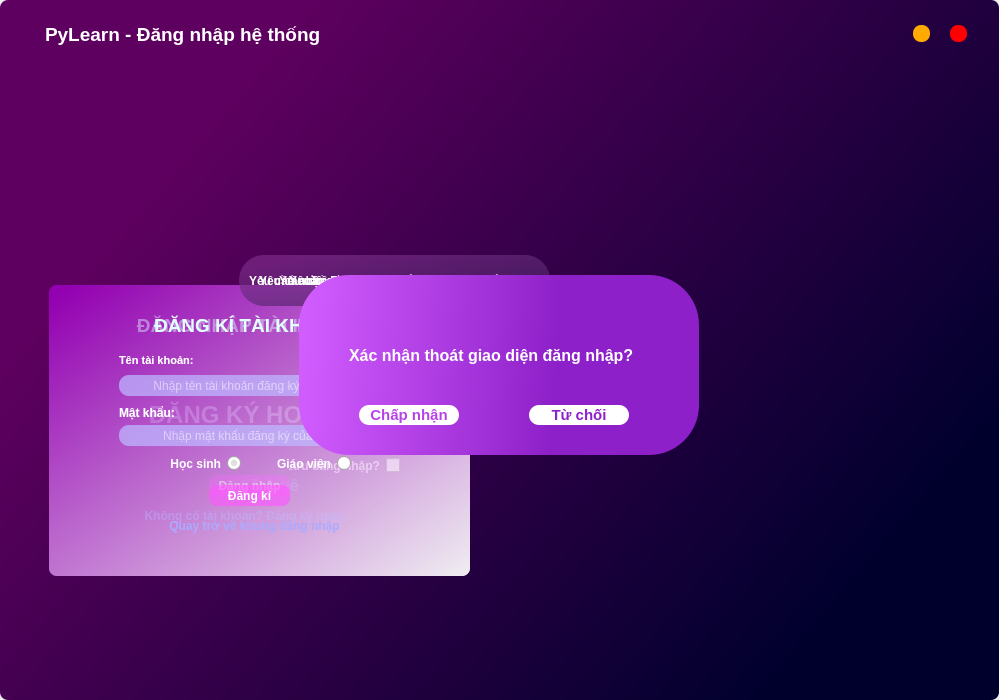
<?xml version="1.0" encoding="UTF-8"?>
<ui version="4.0">
 <class>MainWindow</class>
 <widget class="QMainWindow" name="MainWindow">
  <property name="geometry">
   <rect>
    <x>0</x>
    <y>0</y>
    <width>999</width>
    <height>700</height>
   </rect>
  </property>
  <property name="sizePolicy">
   <sizepolicy hsizetype="Fixed" vsizetype="Fixed">
    <horstretch>0</horstretch>
    <verstretch>0</verstretch>
   </sizepolicy>
  </property>
  <property name="minimumSize">
   <size>
    <width>700</width>
    <height>500</height>
   </size>
  </property>
  <property name="maximumSize">
   <size>
    <width>1000</width>
    <height>700</height>
   </size>
  </property>
  <property name="font">
   <font>
    <kerning>true</kerning>
   </font>
  </property>
  <property name="windowTitle">
   <string>MainWindow</string>
  </property>
  <property name="windowOpacity">
   <double>1.000000000000000</double>
  </property>
  <property name="styleSheet">
   <string notr="true">border-radius: 8px;
background-color:none;</string>
  </property>
  <widget class="QWidget" name="Form">
   <layout class="QHBoxLayout" name="horizontalLayout">
    <property name="spacing">
     <number>0</number>
    </property>
    <property name="sizeConstraint">
     <enum>QLayout::SetDefaultConstraint</enum>
    </property>
    <property name="leftMargin">
     <number>0</number>
    </property>
    <property name="topMargin">
     <number>0</number>
    </property>
    <property name="rightMargin">
     <number>0</number>
    </property>
    <property name="bottomMargin">
     <number>0</number>
    </property>
    <item>
     <widget class="QFrame" name="bg_frame">
      <property name="layoutDirection">
       <enum>Qt::RightToLeft</enum>
      </property>
      <property name="styleSheet">
       <string notr="true">QFrame{
	background-color: qlineargradient(spread:pad, x1:0, y1:0, x2:1, y2:0.591, stop:0.227273 rgba(94, 0, 95, 255), stop:1 rgba(0, 0, 45, 255));
 border: none;
}</string>
      </property>
      <property name="frameShape">
       <enum>QFrame::StyledPanel</enum>
      </property>
      <property name="frameShadow">
       <enum>QFrame::Raised</enum>
      </property>
      <layout class="QGridLayout" name="gridLayout">
       <item row="0" column="0">
        <widget class="QFrame" name="title_bar">
         <property name="minimumSize">
          <size>
           <width>0</width>
           <height>20</height>
          </size>
         </property>
         <property name="maximumSize">
          <size>
           <width>16777215</width>
           <height>60</height>
          </size>
         </property>
         <property name="layoutDirection">
          <enum>Qt::RightToLeft</enum>
         </property>
         <property name="styleSheet">
          <string notr="true">background-color:none;</string>
         </property>
         <property name="frameShape">
          <enum>QFrame::NoFrame</enum>
         </property>
         <property name="frameShadow">
          <enum>QFrame::Raised</enum>
         </property>
         <layout class="QHBoxLayout" name="horizontalLayout_3">
          <property name="leftMargin">
           <number>0</number>
          </property>
          <property name="topMargin">
           <number>0</number>
          </property>
          <property name="rightMargin">
           <number>0</number>
          </property>
          <item>
           <widget class="QFrame" name="btn_frame">
            <property name="maximumSize">
             <size>
              <width>100</width>
              <height>50</height>
             </size>
            </property>
            <property name="styleSheet">
             <string notr="true">background-color: none;</string>
            </property>
            <property name="frameShape">
             <enum>QFrame::StyledPanel</enum>
            </property>
            <property name="frameShadow">
             <enum>QFrame::Raised</enum>
            </property>
            <layout class="QHBoxLayout" name="horizontalLayout_2">
             <item>
              <widget class="QPushButton" name="btn_quit">
               <property name="minimumSize">
                <size>
                 <width>15</width>
                 <height>15</height>
                </size>
               </property>
               <property name="maximumSize">
                <size>
                 <width>17</width>
                 <height>17</height>
                </size>
               </property>
               <property name="toolTip">
                <string>Close</string>
               </property>
               <property name="styleSheet">
                <string notr="true">QPushButton {
	border: none;
	border-radius: 8px;
	background-color: rgb(255, 0, 0);
}
QPushButton:hover {
	background-color: rgba(255, 0, 0, 150);
}</string>
               </property>
               <property name="text">
                <string/>
               </property>
              </widget>
             </item>
             <item>
              <widget class="QPushButton" name="btn_minimize">
               <property name="minimumSize">
                <size>
                 <width>15</width>
                 <height>15</height>
                </size>
               </property>
               <property name="maximumSize">
                <size>
                 <width>17</width>
                 <height>17</height>
                </size>
               </property>
               <property name="toolTip">
                <string>Minimize</string>
               </property>
               <property name="styleSheet">
                <string notr="true">QPushButton {
	border: none;
	border-radius: 8px;
	background-color: rgb(255, 170, 0);
}
QPushButton:hover {
	background-color: rgba(255, 170, 0, 150);
}</string>
               </property>
               <property name="text">
                <string/>
               </property>
              </widget>
             </item>
            </layout>
           </widget>
          </item>
          <item>
           <widget class="QLabel" name="label_11">
            <property name="enabled">
             <bool>true</bool>
            </property>
            <property name="font">
             <font>
              <pointsize>14</pointsize>
             </font>
            </property>
            <property name="styleSheet">
             <string notr="true">color: rgb(255, 255, 255);
background-color: none;
text-align: left;
</string>
            </property>
            <property name="text">
             <string>&lt;html&gt;&lt;head/&gt;&lt;body&gt;&lt;p&gt;&lt;span style=&quot; font-weight:600;&quot;&gt;PyLearn - Đăng nhập hệ thống&lt;/span&gt;&lt;/p&gt;&lt;/body&gt;&lt;/html&gt;</string>
            </property>
            <property name="alignment">
             <set>Qt::AlignLeading|Qt::AlignLeft|Qt::AlignVCenter</set>
            </property>
           </widget>
          </item>
         </layout>
        </widget>
       </item>
       <item row="1" column="0" colspan="2">
        <widget class="QFrame" name="frame">
         <property name="enabled">
          <bool>true</bool>
         </property>
         <property name="contextMenuPolicy">
          <enum>Qt::DefaultContextMenu</enum>
         </property>
         <property name="toolTipDuration">
          <number>-1</number>
         </property>
         <property name="styleSheet">
          <string notr="true">background-color: none;
border: none;</string>
         </property>
         <property name="frameShape">
          <enum>QFrame::StyledPanel</enum>
         </property>
         <property name="frameShadow">
          <enum>QFrame::Raised</enum>
         </property>
         <widget class="QFrame" name="SignIn_Frame">
          <property name="geometry">
           <rect>
            <x>40</x>
            <y>210</y>
            <width>421</width>
            <height>291</height>
           </rect>
          </property>
          <property name="font">
           <font>
            <family>Segoe UI</family>
           </font>
          </property>
          <property name="styleSheet">
           <string notr="true">QFrame { 
background-color: qlineargradient(spread:pad, x1:0, y1:0, x2:1, y2:1, stop:0.0227273 rgba(150, 0, 183, 150), stop:1 rgba(255, 255, 255, 150));
border-radius: 8px;
}</string>
          </property>
          <property name="frameShape">
           <enum>QFrame::StyledPanel</enum>
          </property>
          <property name="frameShadow">
           <enum>QFrame::Raised</enum>
          </property>
          <widget class="QLabel" name="label">
           <property name="geometry">
            <rect>
             <x>10</x>
             <y>20</y>
             <width>381</width>
             <height>41</height>
            </rect>
           </property>
           <property name="font">
            <font>
             <pointsize>14</pointsize>
            </font>
           </property>
           <property name="styleSheet">
            <string notr="true">color: rgb(225, 255, 255);
background-color: none;
text-align: center;
</string>
           </property>
           <property name="text">
            <string>&lt;STRONG&gt;ĐĂNG NHẬP TÀI KHOẢN&lt;/STRONG&gt;</string>
           </property>
           <property name="alignment">
            <set>Qt::AlignCenter</set>
           </property>
          </widget>
          <widget class="QLineEdit" name="NameBox_SI">
           <property name="geometry">
            <rect>
             <x>70</x>
             <y>90</y>
             <width>261</width>
             <height>21</height>
            </rect>
           </property>
           <property name="font">
            <font>
             <family>Segoe UI</family>
            </font>
           </property>
           <property name="styleSheet">
            <string notr="true">QLineEdit {
background-color: rgba(188, 183, 255, 160);
border-radius: 10px;
border-color: rgb(0, 255, 255);
color: rgb(255,255,255);
}
QLineEdit:hover{
border: 2px solid rgb(255, 255, 255);
}
QLineEdit:focus {
border: 2px solid rgb(255, 255, 255);
}
</string>
           </property>
           <property name="maxLength">
            <number>225</number>
           </property>
           <property name="alignment">
            <set>Qt::AlignCenter</set>
           </property>
           <property name="placeholderText">
            <string>Nhập tên tài khoản của bạn</string>
           </property>
          </widget>
          <widget class="QLineEdit" name="PassBox_SI">
           <property name="geometry">
            <rect>
             <x>70</x>
             <y>140</y>
             <width>261</width>
             <height>21</height>
            </rect>
           </property>
           <property name="font">
            <font>
             <family>Segoe UI</family>
            </font>
           </property>
           <property name="toolTip">
            <string>&lt;!DOCTYPE HTML PUBLIC &quot;-//W3C//DTD HTML 4.0//EN&quot; &quot;http://www.w3.org/TR/REC-html40/strict.dtd&quot;&gt;
&lt;html&gt;&lt;head&gt;&lt;meta name=&quot;qrichtext&quot; content=&quot;1&quot; /&gt;&lt;style type=&quot;text/css&quot;&gt;
p, li { white-space: pre-wrap; }
&lt;/style&gt;&lt;/head&gt;&lt;body style=&quot; font-family:'MS Shell Dlg 2'; font-size:8pt; font-weight:400; font-style:normal;&quot;&gt;
&lt;p style=&quot;-qt-paragraph-type:empty; margin-top:12px; margin-bottom:12px; margin-left:0px; margin-right:0px; -qt-block-indent:0; text-indent:0px;&quot;&gt;&lt;br /&gt;&lt;/p&gt;&lt;/body&gt;&lt;/html&gt;</string>
           </property>
           <property name="styleSheet">
            <string notr="true">QLineEdit {
background-color: rgba(188, 183, 255, 160);
border-radius: 10px;
border-color: rgb(0, 255, 255);
color: rgb(255,255,255);
}
QLineEdit:hover{
border: 2px solid rgb(255, 255, 255);
}
QLineEdit:focus {
border: 2px solid rgb(255, 255, 255);
}
</string>
           </property>
           <property name="locale">
            <locale language="Vietnamese" country="Vietnam"/>
           </property>
           <property name="maxLength">
            <number>225</number>
           </property>
           <property name="echoMode">
            <enum>QLineEdit::Password</enum>
           </property>
           <property name="alignment">
            <set>Qt::AlignCenter</set>
           </property>
           <property name="placeholderText">
            <string>Nhập mật khẩu của bạn</string>
           </property>
          </widget>
          <widget class="QPushButton" name="SignIn_Bt">
           <property name="geometry">
            <rect>
             <x>160</x>
             <y>190</y>
             <width>81</width>
             <height>21</height>
            </rect>
           </property>
           <property name="styleSheet">
            <string notr="true">QPushButton{
background-color: rgba(255, 85, 255,160);
border-radius: 8px;
color: rgb(255, 255, 255);
font: bold;
}
QPushButton:hover{
background-color:rgb(255, 170, 255);
}
QPushButton:focus {
background-color:rgb(255, 170, 255);
}</string>
           </property>
           <property name="text">
            <string>Đăng nhập</string>
           </property>
           <property name="flat">
            <bool>true</bool>
           </property>
          </widget>
          <widget class="QLabel" name="label_3">
           <property name="geometry">
            <rect>
             <x>70</x>
             <y>120</y>
             <width>61</width>
             <height>16</height>
            </rect>
           </property>
           <property name="font">
            <font>
             <weight>75</weight>
             <bold>true</bold>
            </font>
           </property>
           <property name="styleSheet">
            <string notr="true">background-color: none;
color: rgb(255,255,255);
</string>
           </property>
           <property name="text">
            <string>Mật khẩu:</string>
           </property>
          </widget>
          <widget class="QLabel" name="label_4">
           <property name="geometry">
            <rect>
             <x>70</x>
             <y>60</y>
             <width>101</width>
             <height>31</height>
            </rect>
           </property>
           <property name="font">
            <font>
             <pointsize>8</pointsize>
             <weight>75</weight>
             <bold>true</bold>
            </font>
           </property>
           <property name="styleSheet">
            <string notr="true">background-color: none;
color: rgb(255,255,255);
</string>
           </property>
           <property name="text">
            <string>Tên tài khoản:</string>
           </property>
          </widget>
          <widget class="QCheckBox" name="checkBox">
           <property name="geometry">
            <rect>
             <x>240</x>
             <y>170</y>
             <width>111</width>
             <height>21</height>
            </rect>
           </property>
           <property name="styleSheet">
            <string notr="true">font: bold;
color: rgb(255, 255, 255)</string>
           </property>
           <property name="text">
            <string>Lưu đăng nhập?</string>
           </property>
          </widget>
          <widget class="QPushButton" name="ConvertButton">
           <property name="geometry">
            <rect>
             <x>70</x>
             <y>220</y>
             <width>251</width>
             <height>21</height>
            </rect>
           </property>
           <property name="font">
            <font>
             <weight>75</weight>
             <italic>false</italic>
             <bold>true</bold>
             <underline>false</underline>
             <strikeout>false</strikeout>
            </font>
           </property>
           <property name="styleSheet">
            <string notr="true">QPushButton{
background-color: rgba(255, 85, 255,0);
border-radius: 8px;
color: rgb(170, 170, 255);
}
QPushButton:hover {
border-radius: 8px;
background-color: none;
color: rgb(255,255,255);
}</string>
           </property>
           <property name="text">
            <string>Không có tài khoản? Đăng ký ngay</string>
           </property>
           <property name="autoRepeat">
            <bool>true</bool>
           </property>
          </widget>
         </widget>
         <widget class="QFrame" name="Complete_Frame">
          <property name="enabled">
           <bool>true</bool>
          </property>
          <property name="geometry">
           <rect>
            <x>40</x>
            <y>210</y>
            <width>421</width>
            <height>291</height>
           </rect>
          </property>
          <property name="font">
           <font>
            <family>Segoe UI</family>
           </font>
          </property>
          <property name="styleSheet">
           <string notr="true">QFrame { 
background-color: qlineargradient(spread:pad, x1:0, y1:0, x2:1, y2:1, stop:0.0227273 rgba(150, 0, 183, 150), stop:1 rgba(255, 255, 255, 150));
border-radius: 8px;
}</string>
          </property>
          <property name="frameShape">
           <enum>QFrame::StyledPanel</enum>
          </property>
          <property name="frameShadow">
           <enum>QFrame::Raised</enum>
          </property>
          <widget class="QLabel" name="label_10">
           <property name="geometry">
            <rect>
             <x>30</x>
             <y>110</y>
             <width>381</width>
             <height>41</height>
            </rect>
           </property>
           <property name="font">
            <font>
             <pointsize>14</pointsize>
            </font>
           </property>
           <property name="styleSheet">
            <string notr="true">color: rgb(225, 255, 255);
background-color: none;
</string>
           </property>
           <property name="text">
            <string>&lt;html&gt;&lt;head/&gt;&lt;body&gt;&lt;p&gt;&lt;span style=&quot; font-size:18pt; font-weight:600;&quot;&gt;ĐĂNG KÝ HOÀN TẤT&lt;/span&gt;&lt;/p&gt;&lt;/body&gt;&lt;/html&gt;</string>
           </property>
           <property name="alignment">
            <set>Qt::AlignCenter</set>
           </property>
          </widget>
          <widget class="QPushButton" name="ConvertButton_4">
           <property name="enabled">
            <bool>true</bool>
           </property>
           <property name="geometry">
            <rect>
             <x>100</x>
             <y>190</y>
             <width>251</width>
             <height>21</height>
            </rect>
           </property>
           <property name="font">
            <font>
             <pointsize>12</pointsize>
             <weight>75</weight>
             <italic>false</italic>
             <bold>true</bold>
             <underline>false</underline>
             <strikeout>false</strikeout>
            </font>
           </property>
           <property name="styleSheet">
            <string notr="true">QPushButton{
background-color: rgba(255, 85, 255,0);
border-radius: 8px;
color: rgb(170, 170, 255);
}
QPushButton:hover {
background-color: none;
color: rgb(255,255,255);
}</string>
           </property>
           <property name="text">
            <string>Trở về</string>
           </property>
           <property name="autoRepeat">
            <bool>true</bool>
           </property>
          </widget>
         </widget>
         <widget class="QFrame" name="SignUp_Frame">
          <property name="enabled">
           <bool>true</bool>
          </property>
          <property name="geometry">
           <rect>
            <x>40</x>
            <y>210</y>
            <width>421</width>
            <height>291</height>
           </rect>
          </property>
          <property name="font">
           <font>
            <family>Segoe UI</family>
           </font>
          </property>
          <property name="contextMenuPolicy">
           <enum>Qt::DefaultContextMenu</enum>
          </property>
          <property name="toolTip">
           <string notr="true"/>
          </property>
          <property name="toolTipDuration">
           <number>10</number>
          </property>
          <property name="styleSheet">
           <string notr="true">QFrame { 
background-color: qlineargradient(spread:pad, x1:0, y1:0, x2:1, y2:1, stop:0.0227273 rgba(150, 0, 183, 150), stop:1 rgba(255, 255, 255, 150));
border-radius: 8px;
}</string>
          </property>
          <property name="frameShape">
           <enum>QFrame::StyledPanel</enum>
          </property>
          <property name="frameShadow">
           <enum>QFrame::Raised</enum>
          </property>
          <widget class="QLabel" name="label_7">
           <property name="enabled">
            <bool>true</bool>
           </property>
           <property name="geometry">
            <rect>
             <x>10</x>
             <y>20</y>
             <width>381</width>
             <height>41</height>
            </rect>
           </property>
           <property name="font">
            <font>
             <pointsize>14</pointsize>
            </font>
           </property>
           <property name="styleSheet">
            <string notr="true">color: rgb(225, 255, 255);
background-color: none;
text-align: center;
</string>
           </property>
           <property name="text">
            <string>&lt;html&gt;&lt;head/&gt;&lt;body&gt;&lt;p&gt;&lt;span style=&quot; font-weight:600;&quot;&gt;ĐĂNG KÍ TÀI KHOẢN&lt;/span&gt;&lt;/p&gt;&lt;/body&gt;&lt;/html&gt;</string>
           </property>
           <property name="alignment">
            <set>Qt::AlignCenter</set>
           </property>
          </widget>
          <widget class="QLineEdit" name="NameBox_SU">
           <property name="enabled">
            <bool>true</bool>
           </property>
           <property name="geometry">
            <rect>
             <x>70</x>
             <y>90</y>
             <width>261</width>
             <height>21</height>
            </rect>
           </property>
           <property name="font">
            <font>
             <family>Segoe UI</family>
            </font>
           </property>
           <property name="toolTip">
            <string notr="true">&lt;html&gt;&lt;head/&gt;&lt;body&gt;&lt;p&gt;&lt;span style=&quot; font-weight:600; color:#ff0800;&quot;&gt;Tên đăng nhập tối thiểu 6 kí tự, chứa kí tự bao gồm [0-9,a-z,A-Z,_,  ]&lt;/span&gt;&lt;/p&gt;&lt;/body&gt;&lt;/html&gt;</string>
           </property>
           <property name="styleSheet">
            <string notr="true">QLineEdit {
background-color: rgba(188, 183, 255, 160);
border-radius: 10px;
border-color: rgb(0, 255, 255);
color: rgb(255,255,255);
}
QLineEdit:hover{
border: 2px solid rgb(255, 255, 255);
}
QLineEdit:focus {
border: 2px solid rgb(255, 255, 255);
}
</string>
           </property>
           <property name="alignment">
            <set>Qt::AlignCenter</set>
           </property>
           <property name="placeholderText">
            <string>Nhập tên tài khoản đăng ký của bạn</string>
           </property>
          </widget>
          <widget class="QLineEdit" name="PassBox_SU">
           <property name="geometry">
            <rect>
             <x>70</x>
             <y>140</y>
             <width>261</width>
             <height>21</height>
            </rect>
           </property>
           <property name="font">
            <font>
             <family>Segoe UI</family>
            </font>
           </property>
           <property name="toolTip">
            <string>&lt;!DOCTYPE HTML PUBLIC &quot;-//W3C//DTD HTML 4.0//EN&quot; &quot;http://www.w3.org/TR/REC-html40/strict.dtd&quot;&gt;
&lt;html&gt;&lt;head&gt;&lt;meta name=&quot;qrichtext&quot; content=&quot;1&quot; /&gt;&lt;style type=&quot;text/css&quot;&gt;
p, li { white-space: pre-wrap; }
&lt;/style&gt;&lt;/head&gt;&lt;body style=&quot; font-family:'MS Shell Dlg 2'; font-size:8pt; font-weight:400; font-style:normal;&quot;&gt;
&lt;p style=&quot;-qt-paragraph-type:empty; margin-top:12px; margin-bottom:12px; margin-left:0px; margin-right:0px; -qt-block-indent:0; text-indent:0px;&quot;&gt;&lt;br /&gt;&lt;/p&gt;&lt;/body&gt;&lt;/html&gt;</string>
           </property>
           <property name="styleSheet">
            <string notr="true">QLineEdit {
background-color: rgba(188, 183, 255, 160);
border-radius: 10px;
border-color: rgb(0, 255, 255);
color: rgb(255,255,255);
}
QLineEdit:hover{
border: 2px solid rgb(255, 255, 255);
}
QLineEdit:focus {
border: 2px solid rgb(255, 255, 255);
}
</string>
           </property>
           <property name="maxLength">
            <number>225</number>
           </property>
           <property name="echoMode">
            <enum>QLineEdit::Password</enum>
           </property>
           <property name="alignment">
            <set>Qt::AlignCenter</set>
           </property>
           <property name="placeholderText">
            <string>Nhập mật khẩu đăng ký của bạn</string>
           </property>
          </widget>
          <widget class="QPushButton" name="SignUp_Bt">
           <property name="geometry">
            <rect>
             <x>160</x>
             <y>200</y>
             <width>81</width>
             <height>21</height>
            </rect>
           </property>
           <property name="styleSheet">
            <string notr="true">QPushButton{
background-color: rgba(255, 85, 255,160);
border-radius: 8px;
color: rgb(255, 255, 255);
font: bold;
}
QPushButton:hover{
background-color:rgb(255, 170, 255);
}
QPushButton:focus {
background-color:rgb(255, 170, 255);
}</string>
           </property>
           <property name="text">
            <string>Đăng kí</string>
           </property>
           <property name="flat">
            <bool>true</bool>
           </property>
          </widget>
          <widget class="QLabel" name="label_8">
           <property name="geometry">
            <rect>
             <x>70</x>
             <y>120</y>
             <width>61</width>
             <height>16</height>
            </rect>
           </property>
           <property name="font">
            <font>
             <weight>75</weight>
             <bold>true</bold>
            </font>
           </property>
           <property name="styleSheet">
            <string notr="true">background-color: none;
color: rgb(255,255,255);
</string>
           </property>
           <property name="text">
            <string>Mật khẩu:</string>
           </property>
          </widget>
          <widget class="QLabel" name="label_9">
           <property name="geometry">
            <rect>
             <x>70</x>
             <y>60</y>
             <width>101</width>
             <height>31</height>
            </rect>
           </property>
           <property name="font">
            <font>
             <pointsize>8</pointsize>
             <weight>75</weight>
             <bold>true</bold>
            </font>
           </property>
           <property name="styleSheet">
            <string notr="true">background-color: none;
color: rgb(255,255,255);
</string>
           </property>
           <property name="text">
            <string>Tên tài khoản:</string>
           </property>
          </widget>
          <widget class="QPushButton" name="ConvertButton_3">
           <property name="geometry">
            <rect>
             <x>80</x>
             <y>230</y>
             <width>251</width>
             <height>21</height>
            </rect>
           </property>
           <property name="font">
            <font>
             <weight>75</weight>
             <italic>false</italic>
             <bold>true</bold>
             <underline>false</underline>
             <strikeout>false</strikeout>
            </font>
           </property>
           <property name="styleSheet">
            <string notr="true">QPushButton{
background-color: rgba(255, 85, 255,0);
border-radius: 8px;
color: rgb(170, 170, 255);
}
QPushButton:hover {
border-radius: 8px;
background-color: none;
color: rgb(255,255,255);
}</string>
           </property>
           <property name="text">
            <string>Quay trở về khung đăng nhập</string>
           </property>
           <property name="autoRepeat">
            <bool>true</bool>
           </property>
          </widget>
          <widget class="QRadioButton" name="Student_SU">
           <property name="geometry">
            <rect>
             <x>110</x>
             <y>170</y>
             <width>82</width>
             <height>17</height>
            </rect>
           </property>
           <property name="styleSheet">
            <string notr="true">color: rgb(255, 255, 255);
font: bold;</string>
           </property>
           <property name="text">
            <string>Học sinh</string>
           </property>
           <property name="checked">
            <bool>true</bool>
           </property>
          </widget>
          <widget class="QRadioButton" name="Teacher_SU">
           <property name="geometry">
            <rect>
             <x>220</x>
             <y>170</y>
             <width>82</width>
             <height>17</height>
            </rect>
           </property>
           <property name="styleSheet">
            <string notr="true">font: bold;
color: rgb(255, 255, 255)</string>
           </property>
           <property name="text">
            <string>Giáo viên</string>
           </property>
          </widget>
          <zorder>ConvertButton_3</zorder>
          <zorder>label_7</zorder>
          <zorder>NameBox_SU</zorder>
          <zorder>PassBox_SU</zorder>
          <zorder>SignUp_Bt</zorder>
          <zorder>label_8</zorder>
          <zorder>label_9</zorder>
          <zorder>Student_SU</zorder>
          <zorder>Teacher_SU</zorder>
         </widget>
         <widget class="QFrame" name="frameError">
          <property name="geometry">
           <rect>
            <x>230</x>
            <y>180</y>
            <width>311</width>
            <height>51</height>
           </rect>
          </property>
          <property name="styleSheet">
           <string notr="true">QFrame{
background-color: qlineargradient(spread:pad, x1:0, y1:0, x2:0.9945, y2:1, stop:0.125 rgba(129, 48, 142, 160), stop:1 rgba(63, 31, 95, 200));
color: rgb(255, 255, 255);
border-radius: 25px;
}</string>
          </property>
          <property name="frameShape">
           <enum>QFrame::StyledPanel</enum>
          </property>
          <property name="frameShadow">
           <enum>QFrame::Raised</enum>
          </property>
          <widget class="QLabel" name="Error_SpecialCr">
           <property name="geometry">
            <rect>
             <x>50</x>
             <y>10</y>
             <width>281</width>
             <height>31</height>
            </rect>
           </property>
           <property name="styleSheet">
            <string notr="true">background: none;
font: bold;
font-size: 12px;</string>
           </property>
           <property name="text">
            <string>Yêu cầu không chứa kí tự đặc biệt</string>
           </property>
          </widget>
          <widget class="QLabel" name="Error_PassRan">
           <property name="geometry">
            <rect>
             <x>40</x>
             <y>10</y>
             <width>281</width>
             <height>31</height>
            </rect>
           </property>
           <property name="styleSheet">
            <string notr="true">background: none;
font: bold;
font-size: 12px;</string>
           </property>
           <property name="text">
            <string>Yêu cầu độ dài mật khẩu ít nhất 3 kí tự</string>
           </property>
          </widget>
          <widget class="QLabel" name="Error_NameRan">
           <property name="geometry">
            <rect>
             <x>20</x>
             <y>10</y>
             <width>281</width>
             <height>31</height>
            </rect>
           </property>
           <property name="styleSheet">
            <string notr="true">background: none;
font: bold;
font-size: 12px;</string>
           </property>
           <property name="text">
            <string>Yêu cầu độ dài tên tài khoản ít nhất 6 kí tự</string>
           </property>
          </widget>
          <widget class="QLabel" name="Error_NamePass">
           <property name="geometry">
            <rect>
             <x>10</x>
             <y>10</y>
             <width>281</width>
             <height>31</height>
            </rect>
           </property>
           <property name="styleSheet">
            <string notr="true">background: none;
font: bold;
font-size: 12px;</string>
           </property>
           <property name="text">
            <string>Yêu cầu nhập đầy đủ tên tài khoản, mật khẩu</string>
           </property>
          </widget>
         </widget>
         <widget class="QFrame" name="OkCancelFrame">
          <property name="geometry">
           <rect>
            <x>290</x>
            <y>200</y>
            <width>400</width>
            <height>180</height>
           </rect>
          </property>
          <property name="styleSheet">
           <string notr="true">QFrame {
background-color: qlineargradient(spread:pad, x1:0, y1:0.551, x2:1, y2:0.579, stop:0 rgba(210, 93, 255, 255), stop:0.642045 rgba(142, 32, 201, 255));
color: rgb(170, 255, 255);
border-radius: 50px;
}</string>
          </property>
          <property name="frameShape">
           <enum>QFrame::StyledPanel</enum>
          </property>
          <property name="frameShadow">
           <enum>QFrame::Raised</enum>
          </property>
          <widget class="QPushButton" name="Accept">
           <property name="geometry">
            <rect>
             <x>60</x>
             <y>130</y>
             <width>100</width>
             <height>20</height>
            </rect>
           </property>
           <property name="styleSheet">
            <string notr="true">QPushButton {
border-radius:10;
background-color: rgb(255, 255, 255);
color: rgb(181, 67, 232);
font: bold;
font-size: 15px;
}
QPushButton:hover {
background-color: rgb(255, 170, 255);
color: rgb(255, 255, 255);
}</string>
           </property>
           <property name="text">
            <string>Chấp nhận</string>
           </property>
          </widget>
          <widget class="QPushButton" name="Deny">
           <property name="geometry">
            <rect>
             <x>230</x>
             <y>130</y>
             <width>100</width>
             <height>20</height>
            </rect>
           </property>
           <property name="toolTip">
            <string/>
           </property>
           <property name="styleSheet">
            <string notr="true">QPushButton {
border-radius:10;
background-color: rgb(255, 255, 255);
color: rgb(142, 32, 201);
font: bold;
font-size: 15px;
}
QPushButton:hover {
background-color: rgb(255, 170, 255);
color: rgb(255, 255, 255);
}</string>
           </property>
           <property name="text">
            <string>Từ chối</string>
           </property>
           <property name="checkable">
            <bool>true</bool>
           </property>
           <property name="checked">
            <bool>true</bool>
           </property>
           <property name="autoRepeat">
            <bool>false</bool>
           </property>
           <property name="autoExclusive">
            <bool>true</bool>
           </property>
          </widget>
          <widget class="QLabel" name="label_2">
           <property name="geometry">
            <rect>
             <x>50</x>
             <y>60</y>
             <width>321</width>
             <height>41</height>
            </rect>
           </property>
           <property name="styleSheet">
            <string notr="true">background-color: none;
font:bold;
font-size: 16px;
color: rgb(255, 255, 255);</string>
           </property>
           <property name="text">
            <string>Xác nhận thoát giao diện đăng nhập?</string>
           </property>
          </widget>
         </widget>
         <zorder>Complete_Frame</zorder>
         <zorder>SignIn_Frame</zorder>
         <zorder>SignUp_Frame</zorder>
         <zorder>frameError</zorder>
         <zorder>OkCancelFrame</zorder>
        </widget>
       </item>
       <item row="2" column="1">
        <widget class="QFrame" name="frame_grip">
         <property name="maximumSize">
          <size>
           <width>30</width>
           <height>30</height>
          </size>
         </property>
         <property name="styleSheet">
          <string notr="true">QFrame {
background-color: none;
border-radius: 12px;
}
QFrame:hover{
background-color: rgb(66, 0, 99);
border-radius: 12px;
}</string>
         </property>
         <property name="frameShape">
          <enum>QFrame::StyledPanel</enum>
         </property>
         <property name="frameShadow">
          <enum>QFrame::Raised</enum>
         </property>
        </widget>
       </item>
      </layout>
     </widget>
    </item>
   </layout>
  </widget>
 </widget>
 <resources/>
 <connections>
  <connection>
   <sender>ConvertButton</sender>
   <signal>clicked()</signal>
   <receiver>SignIn_Frame</receiver>
   <slot>hide()</slot>
   <hints>
    <hint type="sourcelabel">
     <x>358</x>
     <y>520</y>
    </hint>
    <hint type="destinationlabel">
     <x>154</x>
     <y>418</y>
    </hint>
   </hints>
  </connection>
  <connection>
   <sender>ConvertButton</sender>
   <signal>clicked()</signal>
   <receiver>SignUp_Frame</receiver>
   <slot>show()</slot>
   <hints>
    <hint type="sourcelabel">
     <x>316</x>
     <y>520</y>
    </hint>
    <hint type="destinationlabel">
     <x>469</x>
     <y>373</y>
    </hint>
   </hints>
  </connection>
  <connection>
   <sender>ConvertButton_3</sender>
   <signal>clicked()</signal>
   <receiver>SignIn_Frame</receiver>
   <slot>show()</slot>
   <hints>
    <hint type="sourcelabel">
     <x>379</x>
     <y>535</y>
    </hint>
    <hint type="destinationlabel">
     <x>438</x>
     <y>325</y>
    </hint>
   </hints>
  </connection>
  <connection>
   <sender>ConvertButton_3</sender>
   <signal>clicked()</signal>
   <receiver>SignUp_Frame</receiver>
   <slot>hide()</slot>
   <hints>
    <hint type="sourcelabel">
     <x>379</x>
     <y>535</y>
    </hint>
    <hint type="destinationlabel">
     <x>469</x>
     <y>461</y>
    </hint>
   </hints>
  </connection>
  <connection>
   <sender>ConvertButton_4</sender>
   <signal>clicked()</signal>
   <receiver>SignIn_Frame</receiver>
   <slot>show()</slot>
   <hints>
    <hint type="sourcelabel">
     <x>316</x>
     <y>495</y>
    </hint>
    <hint type="destinationlabel">
     <x>438</x>
     <y>300</y>
    </hint>
   </hints>
  </connection>
  <connection>
   <sender>ConvertButton_4</sender>
   <signal>clicked()</signal>
   <receiver>Complete_Frame</receiver>
   <slot>hide()</slot>
   <hints>
    <hint type="sourcelabel">
     <x>280</x>
     <y>495</y>
    </hint>
    <hint type="destinationlabel">
     <x>190</x>
     <y>500</y>
    </hint>
   </hints>
  </connection>
  <connection>
   <sender>frameError</sender>
   <signal>customContextMenuRequested(QPoint)</signal>
   <receiver>Error_SpecialCr</receiver>
   <slot>hide()</slot>
   <hints>
    <hint type="sourcelabel">
     <x>480</x>
     <y>273</y>
    </hint>
    <hint type="destinationlabel">
     <x>494</x>
     <y>295</y>
    </hint>
   </hints>
  </connection>
  <connection>
   <sender>SignUp_Bt</sender>
   <signal>clicked()</signal>
   <receiver>Error_NameRan</receiver>
   <slot>hide()</slot>
   <hints>
    <hint type="sourcelabel">
     <x>289</x>
     <y>505</y>
    </hint>
    <hint type="destinationlabel">
     <x>318</x>
     <y>278</y>
    </hint>
   </hints>
  </connection>
  <connection>
   <sender>SignUp_Bt</sender>
   <signal>clicked()</signal>
   <receiver>Error_SpecialCr</receiver>
   <slot>hide()</slot>
   <hints>
    <hint type="sourcelabel">
     <x>289</x>
     <y>505</y>
    </hint>
    <hint type="destinationlabel">
     <x>300</x>
     <y>281</y>
    </hint>
   </hints>
  </connection>
  <connection>
   <sender>SignUp_Bt</sender>
   <signal>clicked()</signal>
   <receiver>Error_PassRan</receiver>
   <slot>hide()</slot>
   <hints>
    <hint type="sourcelabel">
     <x>289</x>
     <y>505</y>
    </hint>
    <hint type="destinationlabel">
     <x>548</x>
     <y>276</y>
    </hint>
   </hints>
  </connection>
  <connection>
   <sender>ConvertButton</sender>
   <signal>clicked()</signal>
   <receiver>NameBox_SU</receiver>
   <slot>clear()</slot>
   <hints>
    <hint type="sourcelabel">
     <x>275</x>
     <y>505</y>
    </hint>
    <hint type="destinationlabel">
     <x>379</x>
     <y>395</y>
    </hint>
   </hints>
  </connection>
  <connection>
   <sender>ConvertButton</sender>
   <signal>clicked()</signal>
   <receiver>PassBox_SU</receiver>
   <slot>clear()</slot>
   <hints>
    <hint type="sourcelabel">
     <x>251</x>
     <y>511</y>
    </hint>
    <hint type="destinationlabel">
     <x>379</x>
     <y>445</y>
    </hint>
   </hints>
  </connection>
  <connection>
   <sender>ConvertButton_3</sender>
   <signal>clicked()</signal>
   <receiver>NameBox_SI</receiver>
   <slot>clear()</slot>
   <hints>
    <hint type="sourcelabel">
     <x>379</x>
     <y>535</y>
    </hint>
    <hint type="destinationlabel">
     <x>281</x>
     <y>390</y>
    </hint>
   </hints>
  </connection>
  <connection>
   <sender>ConvertButton_3</sender>
   <signal>clicked()</signal>
   <receiver>PassBox_SI</receiver>
   <slot>clear()</slot>
   <hints>
    <hint type="sourcelabel">
     <x>379</x>
     <y>535</y>
    </hint>
    <hint type="destinationlabel">
     <x>231</x>
     <y>438</y>
    </hint>
   </hints>
  </connection>
  <connection>
   <sender>ConvertButton</sender>
   <signal>clicked()</signal>
   <receiver>Student_SU</receiver>
   <slot>toggle()</slot>
   <hints>
    <hint type="sourcelabel">
     <x>216</x>
     <y>518</y>
    </hint>
    <hint type="destinationlabel">
     <x>240</x>
     <y>471</y>
    </hint>
   </hints>
  </connection>
  <connection>
   <sender>Deny</sender>
   <signal>clicked()</signal>
   <receiver>OkCancelFrame</receiver>
   <slot>close()</slot>
   <hints>
    <hint type="sourcelabel">
     <x>579</x>
     <y>411</y>
    </hint>
    <hint type="destinationlabel">
     <x>625</x>
     <y>309</y>
    </hint>
   </hints>
  </connection>
  <connection>
   <sender>Accept</sender>
   <signal>clicked()</signal>
   <receiver>OkCancelFrame</receiver>
   <slot>close()</slot>
   <hints>
    <hint type="sourcelabel">
     <x>401</x>
     <y>414</y>
    </hint>
    <hint type="destinationlabel">
     <x>521</x>
     <y>387</y>
    </hint>
   </hints>
  </connection>
 </connections>
</ui>
